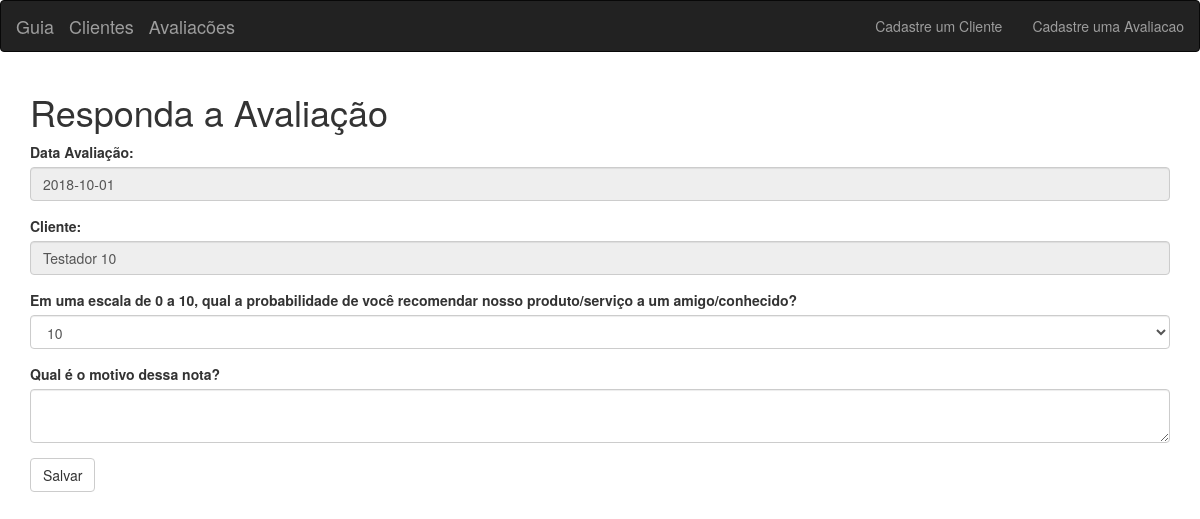
Page /clientes_avaliacoes/registrar/125 on the committed database.
### tables this page shows
CREATE TABLE IF NOT EXISTS `clientes_avaliacoes` (
  `id` int(10) NOT NULL AUTO_INCREMENT,
  `data_avaliacao` date NOT NULL,
  `nome_cliente` varchar(150) DEFAULT NULL,
  `resp_num` int(2) DEFAULT NULL,
  `resp_text` text,
  PRIMARY KEY (`id`),
  KEY `nome_cliente` (`nome_cliente`) USING BTREE,
  KEY `fk_avaliacoes` (`data_avaliacao`) USING BTREE
);

### core/controller.php (called while the page is built, shortened)
<?php
class controller {
	public function loadTemplate($viewName, $viewData = array()) {
		require 'views/template.php';
	}
	public function loadViewInTemplate($viewName, $viewData = array()) {
		extract($viewData);
		require 'views/'.$viewName.'.php';
	}
}

### controllers/clientes_avaliacoesController.php (called while the page is built, shortened)
<?php
class clientes_avaliacoesController extends controller{
	public function registrar($id){
		$dados = array();
		$ca = new Clientes_Avaliacoes();
		if(isset($id) && !empty($id)){
			$info = $ca->getAvaliacaoCliente($id);
			$dados['info']=$info;
		}else{
			$dados['msg']='<div class="alert alert-warning">
			Não altere a data da avaliação!
			</div>';
		}
		$this->loadTemplate('cliente-avaliacao', $dados);
	}
}
?>

### core/Core.php (called while the page is built, shortened)
<?php
class Core {
	public function run() {
		$url = '/';
		if(isset($_GET['url'])) {
			$url .= $_GET['url'];
		}
		$params = array();
		if(!empty($url) && $url != '/') {
			$url = explode('/', $url);
			array_shift($url);
			array_shift($url);
			if(isset($url[0]) && !empty($url[0])) {
				$currentAction = $url[0];
				array_shift($url);
			} else {
				$currentAction = 'index';
			}
			if(count($url) > 0) {
				$params = $url;
			}
		} else {
			$currentController = 'homeController';
			$currentAction = 'index';
		}
		$c = new $currentController();
		call_user_func_array(array($c, $currentAction), $params);
	}
}

### index.php (called while the page is built, shortened)
<?php
$core = new Core();
$core->run();

### core/model.php (called while the page is built, shortened)
<?php
class model {
	public function __construct() {
		global $db;
		$this->db = $db;
	}
}

### models/Clientes_Avaliacoes.php (called while the page is built, shortened)
<?php
	class Clientes_Avaliacoes extends model{
		public function getAvaliacaoCliente($id){
			$array = array();
			$sql = $this->db->prepare("SELECT * FROM clientes_avaliacoes WHERE id = :id ");
			$sql->bindValue(":id", $id);
			$sql->execute();
			if($sql->rowCount() > 0){
				$array = $sql->fetch();
			}
			return $array;
		}
	}
?>

### views/cliente-avaliacao.php (the view, shortened to what this page needs)
<div class="container">
	<h1>Responda a Avaliação</h1>
	<form method="POST">
		<div class="form-group">
			<label for = "data_avaliacao">Data Avaliação: </label>
			<input type="text" name="data_avaliacao" id="data_avaliacao" class="form-control"  value="<?php echo $info['data_avaliacao']; ?>" readonly="true" />
		</div>
		<div class="form-group">
			<label for = "nome_cliente">Cliente: </label>
			<input type="text" name="nome_cliente" id="nome_cliente" class="form-control" value="<?php echo $info['nome_cliente']; ?>" readonly="true" />
		</div>
		<div class="form-group">
			<label for="resp_num">Em uma escala de 0 a 10, qual a probabilidade de você recomendar nosso produto/serviço a um amigo/conhecido?</label>
			<select name="resp_num" id="resp_num" class="form-control">
				<option value="10" <?php echo ($info['resp_num']=='10')?'selected="selected"':''; ?>>10</option>
			</select>
		</div>
		<div class="form-group">
			<label for="resp_text">Qual é o motivo dessa nota?</label>
			<textarea class="form-control" name="resp_text"><?php echo $info['resp_text']; ?></textarea>
		</div>
		<input type="submit" value="Salvar" class="btn btn-default" />
	</form>
</div>

### rows in the picture
clientes_avaliacoes: data_avaliacao "2018-10-01", nome_cliente "Testador 10", resp_num "10"
